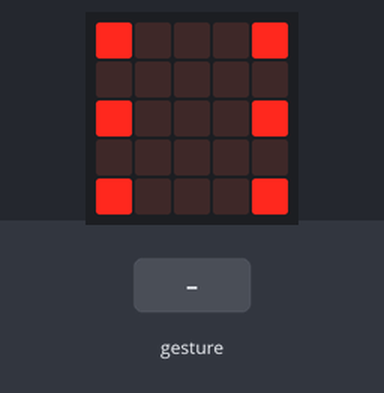
Bench run of a program on a simulated BBC micro:bit (MakeCode). Parts: the board's 5×5 LED display. Inputs (shaded band) come from the test bench. Random numbers come from a fixed seed; a tilt is held for 1.5 s and a shake lasts 1 s, then the board lies face up again.

Above: at 6.0 s.
6.1 s: gesture 'shake'
At 6.5 s:
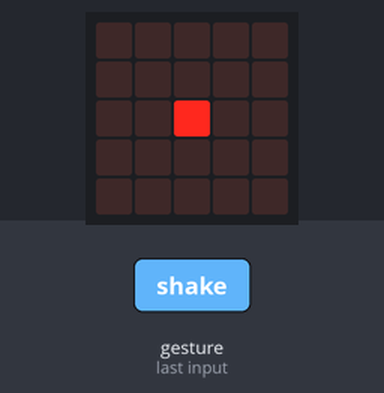
At 11.7 s:
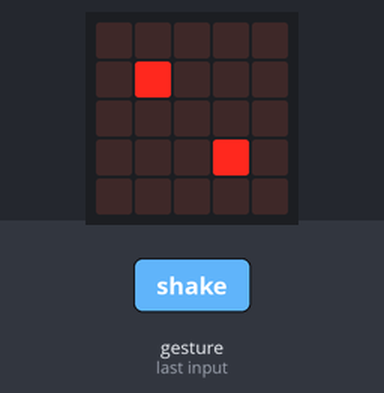
Timing chart, 0 to 13.2 s (numbered marks = the images above; inputs shaded):
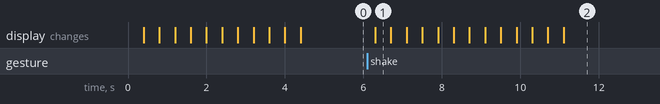

Measured:
- after the input at 6.1 s, the display: changes after 0.20 s (image 1)
- what the display in image 1 shows lasts 0.4 s, from 6.3 s to 6.7 s

The program:

main.ts
```typescript
input.onGesture(Gesture.Shake, function () {
    for (let index = 0; index < 4; index++) {
        basic.showLeds(`
            . . . . .
            . . . . .
            . . # . .
            . . . . .
            . . . . .
            `)
        basic.showLeds(`
            . . . . .
            . # # # .
            . # . # .
            . # # # .
            . . . . .
            `)
        basic.showLeds(`
            # # # # #
            # . . . #
            # . . . #
            # . . . #
            # # # # #
            `)
    }
    diseños_dado[randint(0, 5)].showImage(0)
})
let diseños_dado: Image[] = []
for (let index = 0; index < 2; index++) {
    basic.showLeds(`
        . . . . .
        . . . . .
        . . # . .
        . . . . .
        . . . . .
        `)
    basic.showLeds(`
        . . . . .
        . # # # .
        . # . # .
        . # # # .
        . . . . .
        `)
    basic.showLeds(`
        # # # # #
        # . . . #
        # . . . #
        # . . . #
        # # # # #
        `)
}
diseños_dado = [
images.createImage(`
    . . . . .
    . . . . .
    . . # . .
    . . . . .
    . . . . .
    `),
images.createImage(`
    . . . . .
    . # . . .
    . . . . .
    . . . # .
    . . . . .
    `),
images.createImage(`
    . . . . #
    . . . . .
    . . # . .
    . . . . .
    # . . . .
    `),
images.createImage(`
    # . . . #
    . . . . .
    . . . . .
    . . . . .
    # . . . #
    `),
images.createImage(`
    # . . . #
    . . . . .
    . . # . .
    . . . . .
    # . . . #
    `),
images.createImage(`
    # . . . #
    . . . . .
    # . . . #
    . . . . .
    # . . . #
    `)
]
for (let index3 = 0; index3 <= 5; index3++) {
    diseños_dado[index3].showImage(0)
}
```

test.ts
```typescript
// aquí va el archivo "tests"; esto no se compilará cuando este paquete se utilice como una extensión.
```
